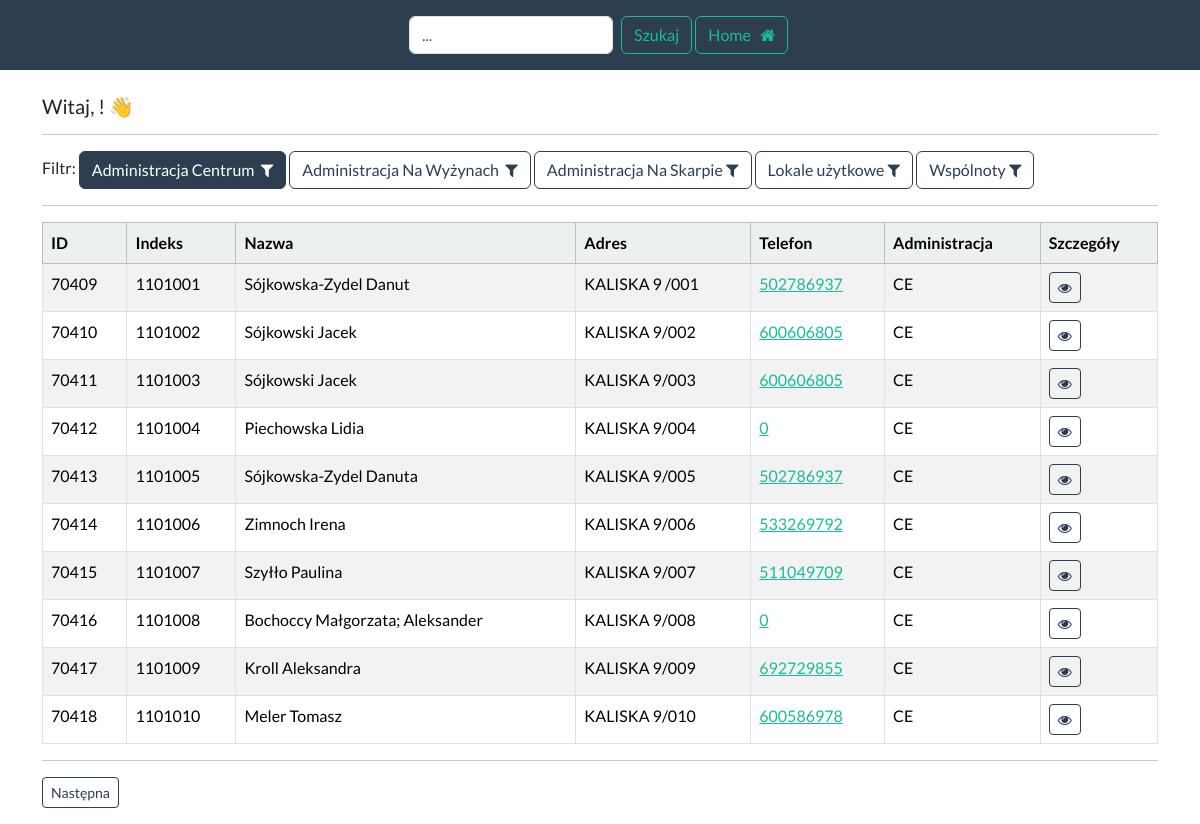
/telefony/dashboard_ce (signed in), run on the app's committed database.
### telefony/models.py (models this page shows, shortened)
class Mieszkaniec(models.Model):
    data_utworzenia = models.CharField(max_length=15, blank=True)
    indeks = models.CharField(max_length=7, blank=True)
    nazwa = models.CharField(max_length=255, blank=True)
    adres = models.CharField(max_length=255, blank=True)
    klatka = models.CharField(max_length=2, blank=True)
    telefon = models.CharField(max_length=20, blank=True)
    telefon2 = models.CharField(max_length=20, blank=True)
    telefon3 = models.CharField(max_length=20, blank=True)
    symbol_budynku = models.CharField(max_length=4, blank=True)
    tak = "tak"
    nie = "nie"
    zgoda_wybor = [
        (tak, "tak"),
        (nie, "nie")
    ]
    zgoda = models.CharField(
        max_length=3,
        choices=zgoda_wybor,
        default=tak,
    )
    ce = "CE"
    nw = "NW"
    ns = "NS"
    administracja_wybor = [
        (ns, "NS"),
        (nw, "NW"),
        (ce, "CE")
    ]
    administracja = models.CharField(
        max_length=2,
        choices=administracja_wybor,
        default=ce,
    )
    content = models.TextField(max_length=160, blank=True, null=True)
    phone = models.TextField(blank=True, null=True)

### telefony/views.py (the view)
# urls.py: path("dashboard_ce", views.dashboard_ce,
@login_required(login_url="login")
def dashboard_ce(request):
	my_records = Mieszkaniec.objects.all().filter(administracja="CE")
	p = Paginator(Mieszkaniec.objects.all().filter(administracja="CE"), 10)
	page = request.GET.get("page")
	my_record = p.get_page(page)
	return render(request, "dashboard-ce.html",
				  {"records": my_records, "my_record": my_record})

### telefony/templates/dashboard-ce.html (shortened to what this page needs)
{% extends 'base-telefony-ce.html' %}
{% block content %}
    <h5> Witaj, {{ user.first_name }} {{ user.last_name }}! 👋 </h5>
    <hr>
    Filtr:
    <a class="btn btn-primary" href="{% url 'dashboard_ce' %}">Administracja Centrum &nbsp;<i
            class="fa fa-filter"
            aria-hidden="true"></i> </a>
    <a class="btn btn-outline-primary" href="{% url 'dashboard_nw' %}">Administracja Na Wyżynach &nbsp;<i
            class="fa fa-filter"
            aria-hidden="true"></i> </a>
    <a class="btn btn-outline-primary" href="{% url 'dashboard_ns' %}">Administracja Na Skarpie&nbsp;<i
            class="fa fa-filter"
            aria-hidden="true"></i> </a>
    <a class="btn btn-outline-primary" href="{% url 'dashboard_lu' %}">Lokale użytkowe&nbsp;<i
            class="fa fa-filter"
            aria-hidden="true"></i> </a>
    <a class="btn btn-outline-primary" href="{% url 'dashboard_w' %}">Wspólnoty&nbsp;<i
            class="fa fa-filter"
            aria-hidden="true"></i> </a>
    <hr>
    <table class="table  table-bordered table-striped" id="sample_data">
        <thead class="table-light">
        <tr>
            <th scope="col"> ID</th>
            <th scope="col"> Indeks</th>
            <th scope="col"> Nazwa</th>
            <th scope="col"> Adres</th>
            <th scope="col"> Telefon</th>
            <th scope="col"> Administracja</th>
            <th scope="col"> Szczegóły</th>
        </tr>
        </thead>
        <tbody>
        {% for record in my_record %}
            <tr>
                <td> {{ record.id }} </td>
                <td> {{ record.indeks }} </td>
                <td> {{ record.nazwa }}</td>
                <td> {{ record.adres }} </td>
                <td> <a href="{{ record.telefon }}">{{ record.telefon }}</a> </td>
                <td> {{ record.administracja }} </td>
                <td><a class="btn btn-outline-primary btn-sm" href="{% url 'view_telefony' record.id %}">
                    <i class="fa fa-eye" aria-hidden="true"></i> </a></td>
            </tr>
        {% endfor %}
        </tbody>
    </table>
    <hr>
    <nav aria-label="Page navigation example">
        <ul class="pagination">
            {% if my_record.has_next %}
                <a class="btn btn-outline-primary btn-sm" href="?page={{ my_record.next_page_number }}">Następna</a>
            {% endif %}
        </ul>
    </nav>
{% endblock %}

### data on the page
Mieszkaniec: id "70409", indeks "1101001", nazwa "Sójkowska-Zydel Danut", adres "KALISKA 9 /001", telefon "502786937", administracja "CE"
Mieszkaniec: id "70410", indeks "1101002", nazwa "Sójkowski Jacek", adres "KALISKA 9/002", telefon "600606805", administracja "CE"
Mieszkaniec: id "70411", indeks "1101003", nazwa "Sójkowski Jacek", adres "KALISKA 9/003", telefon "600606805", administracja "CE"
Mieszkaniec: id "70412", indeks "1101004", nazwa "Piechowska Lidia", adres "KALISKA 9/004", telefon "0", administracja "CE"
Mieszkaniec: id "70413", indeks "1101005", nazwa "Sójkowska-Zydel Danuta", adres "KALISKA 9/005", telefon "502786937", administracja "CE"
Mieszkaniec: id "70414", indeks "1101006", nazwa "Zimnoch Irena", adres "KALISKA 9/006", telefon "533269792", administracja "CE"
Mieszkaniec: id "70415", indeks "1101007", nazwa "Szyłło Paulina", adres "KALISKA 9/007", telefon "511049709", administracja "CE"
Mieszkaniec: id "70416", indeks "1101008", nazwa "Bochoccy Małgorzata; Aleksander", adres "KALISKA 9/008", telefon "0", administracja "CE"
Mieszkaniec: id "70417", indeks "1101009", nazwa "Kroll Aleksandra", adres "KALISKA 9/009", telefon "692729855", administracja "CE"
Mieszkaniec: id "70418", indeks "1101010", nazwa "Meler Tomasz", adres "KALISKA 9/010", telefon "600586978", administracja "CE"
